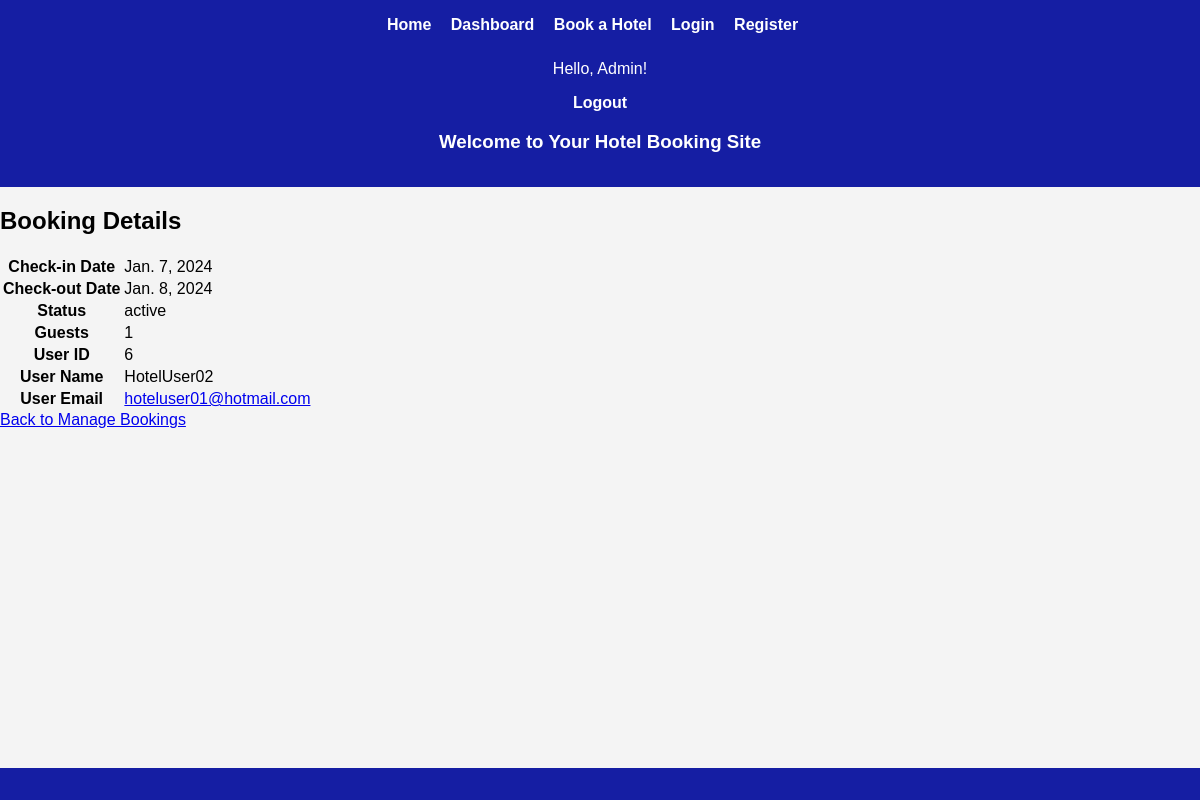
The page /hotel-manager/view-booking-details/73/ (signed in) on the database its author committed.
### hotel_your_choice/models.py (models this page shows, shortened)
class CustomUser(AbstractUser):
    profile_picture = models.ImageField(upload_to='profile_pics/', null=True, blank=True)
    is_hotel_manager = models.BooleanField(default=False)
    is_client_user = models.BooleanField(default=False)
    is_administrator = models.BooleanField(default=False)
    reset_token = models.CharField(max_length=255, null=True, blank=True)

class Booking(models.Model):
    STATUS_CHOICES = [
        ('active', 'Booking Active'),
        ('canceled', 'Booking Canceled'),
        ('rescheduled', 'Booking Rescheduled'),
    ]
    user = models.ForeignKey(get_user_model(), on_delete=models.CASCADE)
    hotel = models.ForeignKey(Hotel, on_delete=models.CASCADE, null=True)
    check_in_date = models.DateField()
    check_out_date = models.DateField()
    guests = models.PositiveIntegerField()
    issued_date = models.DateField(auto_now_add=True)
    rating = models.PositiveIntegerField(null=True, blank=True)
    status = models.CharField(max_length=20, choices=STATUS_CHOICES, default='active')
    canceled_by = models.ForeignKey(get_user_model(), on_delete=models.SET_NULL, null=True, blank=True, related_name='canceled_bookings')
    original_booking = models.ForeignKey('self', null=True, blank=True, on_delete=models.SET_NULL)

### hotel_your_choice/views.py (the view)
# urls.py: path('view-booking-details/<int:booking_id>/', views.view_booking_details, name='view_booking_details'),
def view_booking_details(request, booking_id):
    selected_booking = get_object_or_404(Booking, id=booking_id)
    return render(request, 'hotel_your_choice/hotel_manager/view_booking_details.html', {'selected_booking': selected_booking})

### hotel_your_choice/templates/hotel_your_choice/hotel_manager/view_booking_details.html
{% extends 'base_generic.html' %}
{% block content %}
<h2>Booking Details</h2>
<table>
    <tr>
        <th>Check-in Date</th>
        <td>{{ selected_booking.check_in_date }}</td>
    </tr>
    <tr>
        <th>Check-out Date</th>
        <td>{{ selected_booking.check_out_date }}</td>
    </tr>
    <tr>
        <th>Status</th>
        <td>{{ selected_booking.status }}</td>
    </tr>
    <tr>
        <th>Guests</th>
        <td>{{ selected_booking.guests }}</td>
    </tr>
    <tr>
        <th>User ID</th>
        <td>{{ selected_booking.user.id }}</td>
    </tr>
    <tr>
        <th>User Name</th>
        <td>{{ selected_booking.user.username }}</td>
    </tr>
    <tr>
        <th>User Email</th>
        <td><a href="mailto:{{ selected_booking.user.email }}">{{ selected_booking.user.email }}</a></td>
    </tr>
</table>
<a href="{% url 'hotel_your_choice:manage_bookings' %}">Back to Manage Bookings</a>
{% endblock %}

### backups/Backup_2023-12-02_v1/hotel_your_choice/templates/base_generic.html (shortened to what this page needs)
<!DOCTYPE html>
<html lang="en">
    <head>
        {% load static %}
        <link rel="stylesheet" href="{% static 'hotel_your_choice_css/style.css' %}">
    </head>
    <body>
        <header>
            <nav>
                <ul>
                    <li><a href="{% url 'hotel_your_choice:home' %}">Home</a></li>
                    <li><a href="{% url 'hotel_your_choice:dashboard' %}">Dashboard</a></li>
                    <li><a href="{% url 'hotel_your_choice:book_hotel' hotel_id=1 %}">Book a Hotel</a></li>
                    <li><a href="{% url 'hotel_your_choice:login' %}">Login</a></li>
                    <li><a href="{% url 'hotel_your_choice:register' %}">Register</a></li>
                </ul>
                <div>
                    {% if user.is_authenticated %}
                    <p>Hello, {{ user.username }}!</p>
                    <a href="{% url 'hotel_your_choice:logout' %}">Logout</a>
                    {% else %}
                    <p>Hello, Guest!</p>
                    <a href="{% url 'hotel_your_choice:login' %}">Login</a>
                    <a href="{% url 'hotel_your_choice:register' %}">Register</a>
                    {% endif %}
                </div>
            </nav>
            <h3>Welcome to Your Hotel Booking Site</h3>
        </header>
        <div id="content">
            {% block content %}{% endblock %}
        </div>
        <footer>
        </footer>
    </body>
</html>

### hotel_your_choice/static/hotel_your_choice_css/style.css (style rules this page uses)
body { font-family: Arial, sans-serif; background-color: #f4f4f4; margin: 0; padding: 0; display: flex; flex-direction: column; min-height: 100vh; }
header { background-color: #151ea3; color: white; padding: 1em; text-align: center; }
nav ul { list-style-type: none; margin: 0; padding: 0; }
nav li { display: inline-block; margin-right: 15px; }
nav a { text-decoration: none; color: white; font-weight: bold; }
footer { background-color: #151ea3; color: white; padding: 1em; text-align: center; margin-top: auto; }
ul { list-style-type: none; padding: 0; }
li { margin-bottom: 10px; }
li::marker { display: none; }
::marker { display: none; unicode-bidi: isolate; font-variant-numeric: tabular-nums; text-transform: none; text-indent: 0px !important; text-align: start !important; text-align-last: start !important; }

### rows shown on the page
CustomUser: username "Admin"
Booking: check_in_date "Jan. 7, 2024", check_out_date "Jan. 8, 2024", status "active", guests "1", user.id "6", user.username "HotelUser02", user.email "hoteluser01@hotmail.com"
